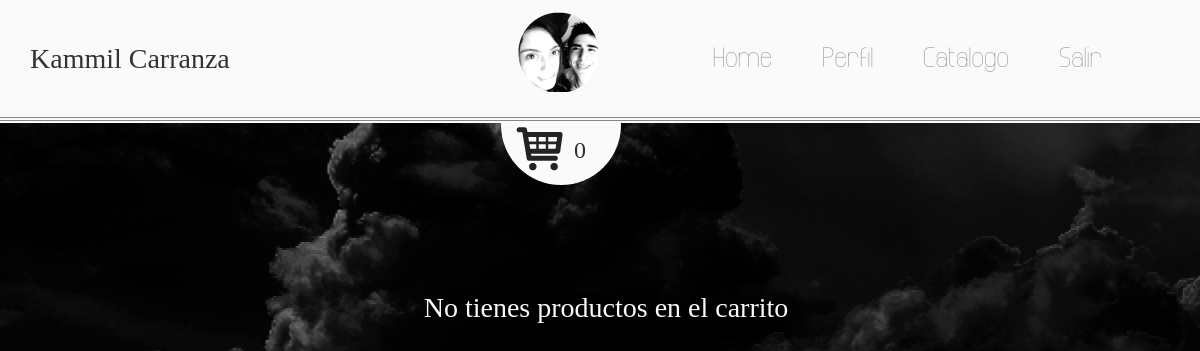
Screenshot of /WWW/Taller_2/carrito.php (signed in) with the database file from the repository.
### tables this page shows
CREATE TABLE IF NOT EXISTS `usuarios` (
  `id` int(11) NOT NULL AUTO_INCREMENT,
  `correo` varchar(1024) NOT NULL,
  `nombre` varchar(1024) NOT NULL,
  `contrasena` varchar(1024) NOT NULL,
  `rutaImagen` varchar(1024) NOT NULL,
  PRIMARY KEY (`id`)
);

### WWW/Taller_2/carrito.php (the view, shortened to what this page needs)
<html lang="es">
<head>
  <link href="CSS/bootstrap.min.css" rel="stylesheet">
  <link href="CSS/carrito.css" rel="stylesheet">
</head>
<body>
  <nav>
    <div id="navegacion">
      <div class="container">
        <div class="row">
          <div class="col-md-4">
            <?php
            include_once("includes/database.php");
            $sql="SELECT usuarios.nombre AS nombre, usuarios.id AS idUsuario, usuarios.rutaImagen AS imagen  FROM tiendaVirtual.usuarios WHERE usuarios.id='". $_SESSION["username"]."'";
            $resultado=mysqli_query($con,$sql);
            while ($row= mysqli_fetch_array($resultado)) {
              echo"<h1>".$row["nombre"]."</h1>";
              ?>
            </div>
            <div class="col-md-2 col-md-offset-1">
              <figure>
                <?php
                echo"<img src=".$row["imagen"].">";
              }
              ?>
            </figure>
          </div>
          <div class="col-md-5">
           <a href="index.php">Home</a>
           <a href="compras.php">Perfil</a>
           <a href="catalogo.php">Catalogo</a>
           <a href="includes/terminarSesion.php">Salir</a>
         </div>
       </div>
     </div>
     <hr>
     <hr>
   </div>
 </nav>
 <div class="container">
  <div class="row">
    <div class="col-md-2 col-md-offset-5">
      <div id="circulo">
       <figure>
        <a href="carrito.php"><img src="images/carrito.png"></a>
      </figure>
      <?php
      $sqlCarro="SELECT carrito.id FROM tiendaVirtual.carrito WHERE carrito.idUsuario='". $_SESSION["username"]."'";
      $tempCarro=mysqli_query($con,$sqlCarro);
      $filasTempCarro= mysqli_num_rows($tempCarro);
      echo"<h3>".$filasTempCarro."</h3>";
      ?>
    </div>
  </div>
</div>
</div>
      <?php
      $validarProducto="SELECT * FROM tiendaVirtual.carrito WHERE carrito.idUsuario='". $_SESSION["username"]."'";
      $resValidarProducto= mysqli_query($con,$validarProducto);
      ?>
      <?php
      $sqlProducto="SELECT productos.nombre AS nombreProducto, productos.precio AS precio, productos.categoria AS categoria, productos.vendedor AS vendedor, productos.bombillos AS bombillos FROM tiendaVirtual.productos JOIN tiendaVirtual.carrito ON carrito.idProducto=productos.id WHERE carrito.idUsuario='". $_SESSION["username"]."'";
      $resProducto=mysqli_query($con,$sqlProducto);
      while($rowProducto=mysqli_fetch_array($resProducto)){
        echo"<div class='col-md-2'>";
        echo"<h2>$".$rowProducto["precio"]."</h2>";
        if($rowProducto["categoria"]=="Proyectos de grado"){
          echo"<div class='productoImg rojo'>";
        }
        if($rowProducto["categoria"]=="Empresas"){
          echo"<div class='productoImg azul'>";
        }
        if($rowProducto["categoria"]=="Cocina"){
          echo"<div class='productoImg verde'>";
        }
        if($rowProducto["categoria"]=="Citas"){
          echo"<div class='productoImg rosa'>";
        }
        echo"<figure>";
        echo"<img src='images/icono.png'>";
        echo"</figure>";
        echo"</div>";
        echo"<h3>".$rowProducto["nombreProducto"]."</h3>";
        echo"</br>";
        echo"<h3>".$rowProducto["categoria"]."</h3>";
        echo"</br>";
        echo"<h3>Por: ".$rowProducto["vendedor"]."</h3>";
        echo"<div class='footerProc'>";
        echo"<h3>Bombillos:</h3>";
        echo"<figure>";
        echo"<img src='images/bombilloAmarillo.png'>";
        echo"</figure>";
        echo"<h3>.".$rowProducto["bombillos"]."</h3>";
        echo"</div>";
        echo"</div>";
      }
      ?>
<footer>
  <?php
  if(mysqli_num_rows($resValidarProducto)>=1){
    echo"<a href='includes/limpiarCarrito.php?objeto=".$rowProducto." '><button type='button' class='btn btn-danger btn-lg btn-block'>Comprar</button></a>";
  }else{
    echo"<h1>No tienes productos en el carrito</h1>";
  }
  ?>
</footer>
</body>
</html>

### WWW/Taller_2/CSS/carrito.css (style rules this page uses)
* { margin: 0; padding: 0; }
body { background-image: url("../images/fondo.png"); }
h1 { font-family: intro; }
h3 { font-family: infinity; }
#navegacion { background: #fafafa; margin-bottom: 0%; padding-top: 1%; position: relative; z-index: 2; }
#navegacion h1 { font-size: 2em; margin-top: 9%; }
#navegacion a { display: inline-block; font-family: infinity; font-size: 2em; margin-right: 10%; margin-top: 6%; position: relative; color: rgba(23,23,23,0.5); text-decoration: none; }
#navegacion figure { margin-bottom: 15%; }
#circulo { border-radius: 50%; background-color: #fafafa; height: 120px; width: 120px; margin-left: -10%; margin-top: -35%; z-index: -2; }
#circulo figure { padding-top: 49%; padding-left: 11%; display: inline-block; }
#circulo h3 { font-family: intro; display: inline-block; margin-top: 37%; margin-left: 5%; position: absolute; }
hr { border-top: 1px solid rgba(23,23,23,0.5); color: rgba(23,23,23,0.5); height: 2px; margin: 0; }
footer h1 { color: #fafafa; font-family: intro; font-size: 2em; margin-bottom: 3%; margin-left: 1%; text-align: center; }

### rows the page displays
usuarios: nombre "Kammil Carranza", rutaImagen (picture)

### other values shown
$filasTempCarro "0"
